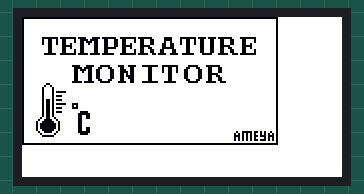
The sketch below on a simulated Teensy 4. On the bench: 160×80 colour display.

Above: at 0.2 s.
At 3.2 s:
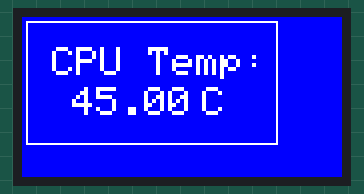

The sketch:

cpu_temperature_monitor.ino
```cpp
#include <Adafruit_GFX.h>    // Core graphics library
#include <Adafruit_ST7735.h> // Hardware-specific library for ST7735
#include <SPI.h>


// Define pins for SPI0 on Raspberry Pi Pico
#define TFT_CS    10 // Chip select
#define TFT_DC    9  // Data/Command
#define TFT_RST   8  // Reset
#define TFT_BL    7  // Backlight control pin
#define TFT_MOSI  11 // MOSI (Data out)
#define TFT_SCLK  13 // SCK (Clock out)


#define DISPLAY_WIDTH 128  // Width of the OLED screen in pixels
#define DISPLAY_HEIGHT 64  // Height of the OLED screen in pixels

Adafruit_ST7735 display = Adafruit_ST7735(TFT_CS, TFT_DC, TFT_RST);
float temp = 0;

#define SPLASH_SCREEN_HEIGHT 64
#define SPLASH_SCREEN_WIDTH 128
static const unsigned char PROGMEM splash_screen_bmp[] =
{ 0xff, 0xff, 0xff, 0xff, 0xff, 0xff, 0xff, 0xff, 0xff, 0xff, 0xff, 0xff, 0xff, 0xff, 0xff, 0xff,
  0x80, 0x00, 0x00, 0x00, 0x00, 0x00, 0x00, 0x00, 0x00, 0x00, 0x00, 0x00, 0x00, 0x00, 0x00, 0x01,
  0x80, 0x00, 0x00, 0x00, 0x00, 0x00, 0x00, 0x00, 0x00, 0x00, 0x00, 0x00, 0x00, 0x00, 0x00, 0x01,
  0x80, 0x00, 0x00, 0x00, 0x00, 0x00, 0x00, 0x00, 0x00, 0x00, 0x00, 0x00, 0x00, 0x00, 0x00, 0x01,
  0x80, 0x00, 0x00, 0x00, 0x00, 0x00, 0x00, 0x00, 0x00, 0x00, 0x00, 0x00, 0x00, 0x00, 0x00, 0x01,
  0x80, 0x00, 0x00, 0x00, 0x00, 0x00, 0x00, 0x00, 0x00, 0x00, 0x00, 0x00, 0x00, 0x00, 0x00, 0x01,
  0x80, 0x00, 0x00, 0x00, 0x00, 0x00, 0x00, 0x00, 0x00, 0x00, 0x00, 0x00, 0x00, 0x00, 0x00, 0x01,
  0x80, 0x00, 0x00, 0x00, 0x00, 0x00, 0x00, 0x00, 0x00, 0x00, 0x00, 0x00, 0x00, 0x00, 0x00, 0x01,
  0x80, 0x00, 0x00, 0x00, 0x00, 0x00, 0x00, 0x00, 0x00, 0x00, 0x00, 0x00, 0x00, 0x00, 0x00, 0x01,
  0x80, 0x00, 0x00, 0x00, 0x00, 0x00, 0x00, 0x00, 0x00, 0x00, 0x00, 0x00, 0x00, 0x00, 0x00, 0x01,
  0x80, 0x3f, 0xdf, 0xef, 0x1e, 0xfe, 0x7f, 0xbf, 0x81, 0xe1, 0xfe, 0xf7, 0xbf, 0x87, 0xf8, 0x01,
  0x80, 0x26, 0x4c, 0x27, 0xbc, 0x63, 0x30, 0x98, 0xc1, 0xe1, 0x32, 0x63, 0x18, 0xc3, 0x08, 0x01,
  0x80, 0x26, 0x4c, 0x26, 0xec, 0x63, 0x30, 0x98, 0xc1, 0x21, 0x32, 0x63, 0x18, 0xc3, 0x08, 0x01,
  0x80, 0x26, 0x4c, 0x86, 0x4c, 0x63, 0x32, 0x18, 0xc3, 0x31, 0x32, 0x63, 0x18, 0xc3, 0x20, 0x01,
  0x80, 0x06, 0x0f, 0x86, 0x0c, 0x63, 0x3e, 0x1f, 0x03, 0x30, 0x30, 0x63, 0x1f, 0x03, 0xe0, 0x01,
  0x80, 0x06, 0x0c, 0x86, 0x0c, 0x7e, 0x32, 0x19, 0x83, 0xf0, 0x30, 0x63, 0x19, 0x83, 0x20, 0x01,
  0x80, 0x06, 0x0c, 0x26, 0x0c, 0x60, 0x30, 0x98, 0xc6, 0x18, 0x30, 0x63, 0x18, 0xc3, 0x08, 0x01,
  0x80, 0x06, 0x0c, 0x26, 0x0c, 0x60, 0x30, 0x98, 0xc6, 0x18, 0x30, 0x63, 0x18, 0xc3, 0x08, 0x01,
  0x80, 0x1f, 0x9f, 0xef, 0xbe, 0xfc, 0x7f, 0xbe, 0x6f, 0x3c, 0xfc, 0x3e, 0x3e, 0x77, 0xf8, 0x01,
  0x80, 0x00, 0x00, 0x00, 0x00, 0x00, 0x00, 0x00, 0x00, 0x00, 0x00, 0x00, 0x00, 0x00, 0x00, 0x01,
  0x80, 0x00, 0x00, 0x00, 0x00, 0x00, 0x00, 0x00, 0x00, 0x00, 0x00, 0x00, 0x00, 0x00, 0x00, 0x01,
  0x80, 0x00, 0x00, 0x00, 0x00, 0x00, 0x00, 0x00, 0x00, 0x00, 0x00, 0x00, 0x00, 0x00, 0x00, 0x01,
  0x80, 0x00, 0x00, 0x00, 0x00, 0x00, 0x00, 0x00, 0x00, 0x00, 0x00, 0x00, 0x00, 0x00, 0x00, 0x01,
  0x80, 0x00, 0x00, 0x00, 0x00, 0x00, 0x00, 0x00, 0x00, 0x00, 0x00, 0x00, 0x00, 0x00, 0x00, 0x01,
  0x80, 0x00, 0x00, 0x78, 0xf1, 0xf0, 0xe7, 0x8f, 0xf3, 0xfc, 0x1f, 0x0f, 0xe0, 0x00, 0x00, 0x01,
  0x80, 0x00, 0x00, 0x3d, 0xe3, 0x18, 0x63, 0x01, 0x82, 0x64, 0x31, 0x86, 0x30, 0x00, 0x00, 0x01,
  0x80, 0x00, 0x00, 0x37, 0x66, 0x0c, 0x73, 0x01, 0x82, 0x64, 0x60, 0xc6, 0x30, 0x00, 0x00, 0x01,
  0x80, 0x00, 0x00, 0x32, 0x66, 0x0c, 0x7b, 0x01, 0x82, 0x64, 0x60, 0xc6, 0x30, 0x00, 0x00, 0x01,
  0x80, 0x00, 0x00, 0x30, 0x66, 0x0c, 0x6b, 0x01, 0x80, 0x60, 0x60, 0xc7, 0xc0, 0x00, 0x00, 0x01,
  0x80, 0x00, 0x00, 0x30, 0x66, 0x0c, 0x6f, 0x01, 0x80, 0x60, 0x60, 0xc6, 0x60, 0x00, 0x00, 0x01,
  0x80, 0x00, 0x00, 0x30, 0x66, 0x0c, 0x67, 0x01, 0x80, 0x60, 0x60, 0xc6, 0x30, 0x00, 0x00, 0x01,
  0x80, 0x00, 0x00, 0x30, 0x63, 0x18, 0x63, 0x01, 0x80, 0x60, 0x31, 0x86, 0x30, 0x00, 0x00, 0x01,
  0x80, 0x00, 0x00, 0x7d, 0xf1, 0xf0, 0xf3, 0x0f, 0xf1, 0xf8, 0x1f, 0x0f, 0x9c, 0x00, 0x00, 0x01,
  0x80, 0x0c, 0x00, 0x00, 0x00, 0x00, 0x00, 0x00, 0x00, 0x00, 0x00, 0x00, 0x00, 0x00, 0x00, 0x01,
  0x80, 0x12, 0x00, 0x00, 0x00, 0x00, 0x00, 0x00, 0x00, 0x00, 0x00, 0x00, 0x00, 0x00, 0x00, 0x01,
  0x80, 0x21, 0x00, 0x00, 0x00, 0x00, 0x00, 0x00, 0x00, 0x00, 0x00, 0x00, 0x00, 0x00, 0x00, 0x01,
  0x80, 0x21, 0x00, 0x00, 0x00, 0x00, 0x00, 0x00, 0x00, 0x00, 0x00, 0x00, 0x00, 0x00, 0x00, 0x01,
  0x80, 0x21, 0x7c, 0x00, 0x00, 0x00, 0x00, 0x00, 0x00, 0x00, 0x00, 0x00, 0x00, 0x00, 0x00, 0x01,
  0x80, 0x21, 0x00, 0x00, 0x00, 0x00, 0x00, 0x00, 0x00, 0x00, 0x00, 0x00, 0x00, 0x00, 0x00, 0x01,
  0x80, 0x21, 0x70, 0x00, 0x00, 0x00, 0x00, 0x00, 0x00, 0x00, 0x00, 0x00, 0x00, 0x00, 0x00, 0x01,
  0x80, 0x21, 0x00, 0x00, 0x00, 0x00, 0x00, 0x00, 0x00, 0x00, 0x00, 0x00, 0x00, 0x00, 0x00, 0x01,
  0x80, 0x2d, 0x70, 0x00, 0x00, 0x00, 0x00, 0x00, 0x00, 0x00, 0x00, 0x00, 0x00, 0x00, 0x00, 0x01,
  0x80, 0x2d, 0x00, 0x00, 0x00, 0x00, 0x00, 0x00, 0x00, 0x00, 0x00, 0x00, 0x00, 0x00, 0x00, 0x01,
  0x80, 0x2d, 0x7c, 0x70, 0x00, 0x00, 0x00, 0x00, 0x00, 0x00, 0x00, 0x00, 0x00, 0x00, 0x00, 0x01,
  0x80, 0x2d, 0x00, 0x50, 0x00, 0x00, 0x00, 0x00, 0x00, 0x00, 0x00, 0x00, 0x00, 0x00, 0x00, 0x01,
  0x80, 0x2d, 0x70, 0x70, 0x00, 0x00, 0x00, 0x00, 0x00, 0x00, 0x00, 0x00, 0x00, 0x00, 0x00, 0x01,
  0x80, 0x2d, 0x00, 0x00, 0x00, 0x00, 0x00, 0x00, 0x00, 0x00, 0x00, 0x00, 0x00, 0x00, 0x00, 0x01,
  0x80, 0x2d, 0x70, 0x07, 0x80, 0x00, 0x00, 0x00, 0x00, 0x00, 0x00, 0x00, 0x00, 0x00, 0x00, 0x01,
  0x80, 0x2d, 0x00, 0x0f, 0xc0, 0x00, 0x00, 0x00, 0x00, 0x00, 0x00, 0x00, 0x00, 0x00, 0x00, 0x01,
  0x80, 0x2d, 0x00, 0x0c, 0xc0, 0x00, 0x00, 0x00, 0x00, 0x00, 0x00, 0x00, 0x00, 0x00, 0x00, 0x01,
  0x80, 0x4c, 0x80, 0x0c, 0xc0, 0x00, 0x00, 0x00, 0x00, 0x00, 0x00, 0x00, 0x00, 0x00, 0x00, 0x01,
  0x80, 0x9e, 0x40, 0x0c, 0x00, 0x00, 0x00, 0x00, 0x00, 0x00, 0x00, 0x00, 0x00, 0x00, 0x00, 0x01,
  0x81, 0x3f, 0x20, 0x0c, 0x00, 0x00, 0x00, 0x00, 0x00, 0x00, 0x00, 0x00, 0x00, 0x00, 0x00, 0x01,
  0x81, 0x7f, 0xa0, 0x0c, 0x00, 0x00, 0x00, 0x00, 0x00, 0x00, 0x00, 0x00, 0x00, 0x00, 0x00, 0x01,
  0x81, 0x7f, 0xa0, 0x0c, 0x00, 0x00, 0x00, 0x00, 0x00, 0x00, 0x00, 0x00, 0x00, 0x00, 0x00, 0x01,
  0x81, 0x7f, 0xa0, 0x0c, 0xc0, 0x00, 0x00, 0x00, 0x00, 0x00, 0x00, 0x00, 0x00, 0x00, 0x00, 0x01,
  0x81, 0x3f, 0x20, 0x0c, 0xc0, 0x00, 0x00, 0x00, 0x00, 0x00, 0x00, 0x00, 0x00, 0x00, 0x00, 0x01,
  0x80, 0x9e, 0x40, 0x0f, 0xc0, 0x00, 0x00, 0x00, 0x00, 0x00, 0x00, 0x00, 0x00, 0x13, 0xed, 0x49,
  0x80, 0x40, 0x80, 0x07, 0x80, 0x00, 0x00, 0x00, 0x00, 0x00, 0x00, 0x00, 0x00, 0x2a, 0xa9, 0x55,
  0x80, 0x3f, 0x00, 0x00, 0x00, 0x00, 0x00, 0x00, 0x00, 0x00, 0x00, 0x00, 0x00, 0x3a, 0xad, 0xdd,
  0x80, 0x00, 0x00, 0x00, 0x00, 0x00, 0x00, 0x00, 0x00, 0x00, 0x00, 0x00, 0x00, 0x2a, 0xa8, 0x55,
  0x80, 0x00, 0x00, 0x00, 0x00, 0x00, 0x00, 0x00, 0x00, 0x00, 0x00, 0x00, 0x00, 0x2a, 0xad, 0xd5,
  0x80, 0x00, 0x00, 0x00, 0x00, 0x00, 0x00, 0x00, 0x00, 0x00, 0x00, 0x00, 0x00, 0x00, 0x00, 0x01,
  0xff, 0xff, 0xff, 0xff, 0xff, 0xff, 0xff, 0xff, 0xff, 0xff, 0xff, 0xff, 0xff, 0xff, 0xff, 0xff
};

void setup() {
  display.initR(INITR_MINI160x80_PLUGIN);  // Init ST7735S mini display
  display.setRotation(1);
  display.fillScreen(ST77XX_WHITE);
  display.setTextColor(ST77XX_WHITE);
  display.drawBitmap(0, 0, splash_screen_bmp, 128, 64, 1);  //Displays the Splash Screen
  delay(3000);
}

void loop() {
  temp = tempmonGetTemp();
  display.fillScreen(ST77XX_BLUE);
  display.drawRect(2, 2, 126, 62, ST77XX_WHITE);
  display.setTextSize(2);
  display.setCursor(15, 15);
  display.println("CPU Temp:");
  display.setTextSize(2);
  display.setCursor(25, 35);
  display.println(String(temp, 2));
  display.setCursor(90, 35);
  display.print("C");
  delay(750);   //Small delay between the readings
}
```
